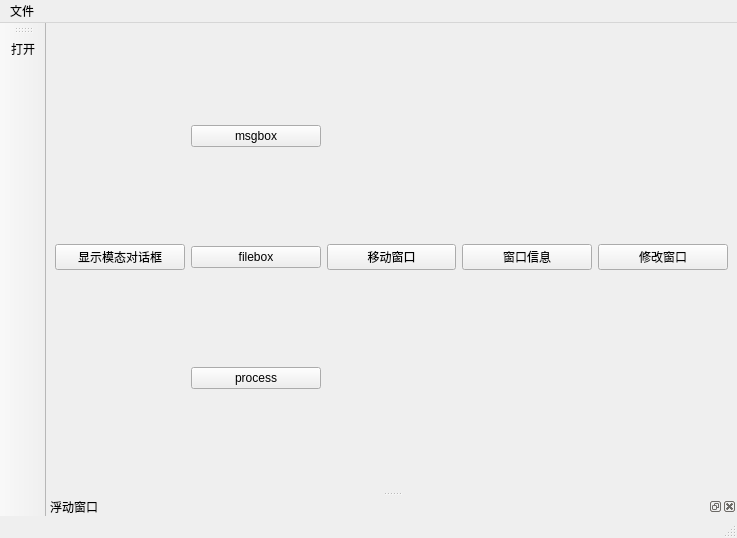
<?xml version="1.0" encoding="UTF-8"?>
<ui version="4.0">
 <class>MainWindow</class>
 <widget class="QMainWindow" name="MainWindow">
  <property name="geometry">
   <rect>
    <x>0</x>
    <y>0</y>
    <width>737</width>
    <height>538</height>
   </rect>
  </property>
  <property name="windowTitle">
   <string>MainWindow</string>
  </property>
  <widget class="QWidget" name="centralwidget">
   <layout class="QHBoxLayout" name="horizontalLayout">
    <item>
     <widget class="QPushButton" name="modaldialog">
      <property name="text">
       <string>显示模态对话框</string>
      </property>
     </widget>
    </item>
    <item>
     <layout class="QVBoxLayout" name="verticalLayout">
      <item>
       <widget class="QPushButton" name="msgbox">
        <property name="text">
         <string>msgbox</string>
        </property>
       </widget>
      </item>
      <item>
       <widget class="QPushButton" name="filebox">
        <property name="text">
         <string>filebox</string>
        </property>
       </widget>
      </item>
      <item>
       <widget class="QPushButton" name="processbt">
        <property name="text">
         <string>process</string>
        </property>
       </widget>
      </item>
     </layout>
    </item>
    <item>
     <widget class="QPushButton" name="movebt">
      <property name="text">
       <string>移动窗口</string>
      </property>
     </widget>
    </item>
    <item>
     <widget class="QPushButton" name="infobt">
      <property name="text">
       <string>窗口信息</string>
      </property>
     </widget>
    </item>
    <item>
     <widget class="QPushButton" name="identifybt">
      <property name="text">
       <string>修改窗口</string>
      </property>
     </widget>
    </item>
   </layout>
  </widget>
  <widget class="QMenuBar" name="menubar">
   <property name="geometry">
    <rect>
     <x>0</x>
     <y>0</y>
     <width>737</width>
     <height>24</height>
    </rect>
   </property>
   <widget class="QMenu" name="menu">
    <property name="title">
     <string>文件</string>
    </property>
    <addaction name="open_action"/>
    <addaction name="separator"/>
   </widget>
   <addaction name="menu"/>
  </widget>
  <widget class="QStatusBar" name="statusbar"/>
  <widget class="QToolBar" name="toolBar">
   <property name="windowTitle">
    <string>toolBar</string>
   </property>
   <property name="iconSize">
    <size>
     <width>50</width>
     <height>50</height>
    </size>
   </property>
   <property name="toolButtonStyle">
    <enum>Qt::ToolButtonTextUnderIcon</enum>
   </property>
   <attribute name="toolBarArea">
    <enum>LeftToolBarArea</enum>
   </attribute>
   <attribute name="toolBarBreak">
    <bool>false</bool>
   </attribute>
   <addaction name="open_action"/>
  </widget>
  <widget class="QDockWidget" name="dockWidget">
   <property name="windowTitle">
    <string>浮动窗口</string>
   </property>
   <attribute name="dockWidgetArea">
    <number>8</number>
   </attribute>
   <widget class="QWidget" name="dockWidgetContents"/>
  </widget>
  <action name="open_action">
   <property name="icon">
    <iconset resource="res.qrc">
     <normaloff>:/pic.jpg</normaloff>:/pic.jpg</iconset>
   </property>
   <property name="text">
    <string>打开</string>
   </property>
   <property name="toolTip">
    <string>打开文件</string>
   </property>
   <property name="menuRole">
    <enum>QAction::NoRole</enum>
   </property>
  </action>
 </widget>
 <resources>
  <include location="res.qrc"/>
 </resources>
 <connections/>
</ui>
